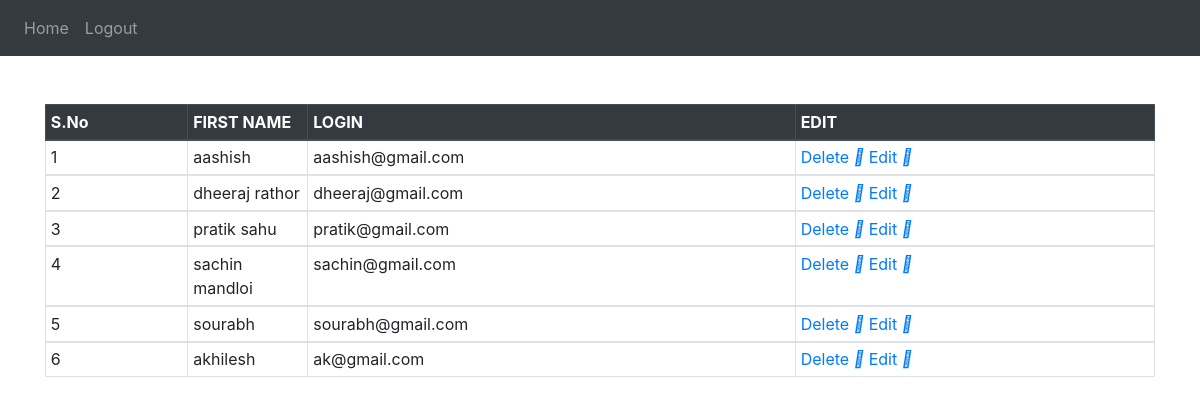
Screenshot of / (signed in) with the database file from the repository.
### website/models.py (models this page shows, shortened)
class User(db.Model, UserMixin):
    id = db.Column(db.Integer, primary_key=True)
    email = db.Column(db.String(150), unique=True)
    password = db.Column(db.String(150))
    first_name = db.Column(db.String(150))

### website/views.py (the view)
@views.route('/', methods=['GET', 'POST'])
@login_required
def home():
    all_user = User.query.all()
    if request.method == 'POST':
        all_user = User.query.all()
    return render_template("home.html", user=current_user,all_user=all_user)

### website/__init__.py (called while the page is built)
def create_app():
    app = Flask(__name__)
    app.config['SECRET_KEY'] = 'hjshjhdjah kjshkjdhjs'
    app.config['SQLALCHEMY_DATABASE_URI'] = f'sqlite:///{DB_NAME}'
    db.init_app(app)
    from .views import views
    from .auth import auth
    app.register_blueprint(views, url_prefix='/')
    app.register_blueprint(auth, url_prefix='/')
    from .models import User
    with app.app_context():
        db.create_all()
    login_manager = LoginManager()
    login_manager.login_view = 'auth.login'
    login_manager.init_app(app)
    @login_manager.user_loader
    def load_user(id):
        return User.query.get(int(id))
    return app

### website/templates/home.html (shortened to what this page needs)
{% extends "base.html" %} {% block title %}Home{% endblock %} {% block content
%}
<br>
<br>
{% if all_user|length == 0%}
<div class="alert alert-dark" role="alert">
   No records found.
</div>
{% else %}
<table border="1" width="50%">
            <div class="row">
                <div class="col-md-12">
                    <table class="table table-sm table-bordered table-hover table-responsive-sm">
                        <thead class="thead-dark">
                        <th scope="row">S.No</th>
                        <th scope="row" style="width: 120px">FIRST NAME</th>
                        <th scope="row">LOGIN</th>
                        <th scope="row">EDIT</th>
                        </thead>
                        {% for user in all_user %}
                        <tbody>
                            <td>{{loop.index}}</td>
                            <td>{{ user.first_name }}</td>
                            <td>{{ user.email }}</td>
                            <td>
                                <a type='button' href="/delete/{{user.id}}" >Delete
                                    <i class="fas fa-edit"></i>
                                </a>
                                <a type='button' href="/update/{{user.id}}" >Edit
                                    <i class="fas fa-edit"></i>
                                </a>
                            </td>
                        {% endfor %}
                        </tbody>
                    </table>
{% endif %}
{% endblock %}

### website/templates/base.html (shortened to what this page needs)
<!DOCTYPE html>
<html>
  <head>
    <link
      rel="stylesheet"
      href="https://stackpath.bootstrapcdn.com/bootstrap/4.4.1/css/bootstrap.min.css"
    />
    <link
      rel="stylesheet"
      href="https://stackpath.bootstrapcdn.com/font-awesome/4.7.0/css/font-awesome.min.css"
    />
  </head>
  <body>
    <nav class="navbar navbar-expand-lg navbar-dark bg-dark">
      <div class="collapse navbar-collapse" id="navbar">
        <div class="navbar-nav">
          {% if user.is_authenticated %}
          <a class="nav-item nav-link" id="home" href="/">Home</a>
          <a class="nav-item nav-link" id="logout" href="/logout">Logout</a>
          {% else %}
          <a class="nav-item nav-link" id="login" href="/login">Login</a>
          <a class="nav-item nav-link" id="signUp" href="/sign-up">Sign Up</a>
          {% endif %}
        </div>
      </div>
    </nav>
    <div class="container">{% block content %} {% endblock %}</div>
  </body>
</html>

### rows the page displays
User: first_name "aashish", email "aashish@gmail.com"
User: first_name "dheeraj rathor", email "dheeraj@gmail.com"
User: first_name "pratik sahu", email "pratik@gmail.com"
User: first_name "sachin mandloi", email "sachin@gmail.com"
User: first_name "sourabh", email "sourabh@gmail.com"
User: first_name "akhilesh", email "ak@gmail.com"
